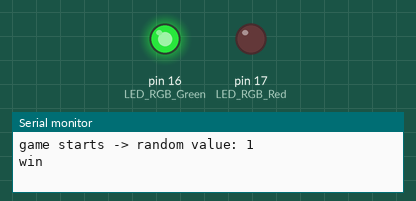
Simulated run of this sketch. Board: Arduino Uno, built with avr-gcc and run on an emulated ATmega328P. On the bench: output pins drawn as LEDs (lit = HIGH), the last lines printed to the serial monitor. Random numbers use the default seed unless the sketch sets one.

Above: at 0.1 s.
At 31.1 s:
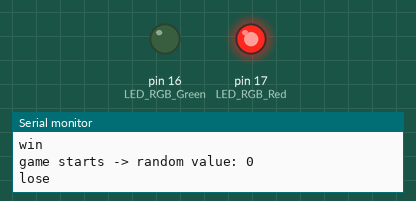
Timing chart, 0 to 36.5 s (numbered marks = the images above):
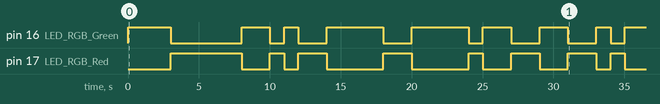

Measured:
- by itself, pin 16 (LED_RGB_Green): LOW → HIGH at 0.00 s, → LOW 3.0 s later, → HIGH 5.0 s later, → LOW 2.0 s later, … (17 changes in this stretch)
- by itself, pin 17 (LED_RGB_Red): LOW → HIGH at 3.0 s, → LOW 5.0 s later, → HIGH 2.0 s later, → LOW 1.0 s later, … (16 changes in this stretch)

The sketch:

FISH_Swimming-competition_Code_Solution_Task3.ino
```cpp
// LED
// GPIO
#define LED_RGB_Green 16
#define LED_RGB_Red 17

// light sensor
// GPIO
// set treshold for light sensor

// servomotor
// library
// GPIO
// PWM properties servomotor
// define servomotor angles

// command_servomotor(): give the angle to the function command_servomotor() and move to the servomotor to the servomotor_Angle
// convert 0-180 degrees to 0-65536

// global variables
char serialprint_buffer[100];

// setup the components
void setup()
{
  // setup LED as OUTPUT
  pinMode (LED_RGB_Green, OUTPUT);
  pinMode (LED_RGB_Red, OUTPUT);

  // setup the light sensor as INPUT

  // setup servomotor as OUTPUT
  // attach the channel to the GPIO to be controlled
  // define the PWM functionalities of the channel

  Serial.begin(9600);
  // setup the serial communication
}

void loop()
{
  // read the current light sensor value

  // If the light sensor value is equal of higher then the light treshold start the game.
  // generate a random value between 0 and 1
  int random_value = random(2);
  // print the random value into the serial monitor
  sprintf(serialprint_buffer, "game starts -> random value: %d", random_value);
  Serial.println(serialprint_buffer);

  // If the random value is eqaual to 1, the player "wins". Change the color of the fish to green and start the finray movement.
  if (random_value == 1) {
    // print "win" into the serial monitor
    Serial.println("win");
    // power on the green LED
    digitalWrite(LED_RGB_Green, HIGH);
    // power off the red LED
    digitalWrite(LED_RGB_Red, LOW);
    // create a movement of the servomotor to angle max and min
    delay(1000);
  }
  // If the random value is not eqaual to 1, the player "lose". Change the color of the fish to red and write "lose" into the serial monitor.
  else {
    // If the light sensor value is lower then the light treshold print "lose" in the serial monitor.
    Serial.println("lose");
    // power off the green LED
    digitalWrite(LED_RGB_Green, LOW);
    // power on the red LED
    digitalWrite(LED_RGB_Red, HIGH);
    delay(1000);
  }

  // power off the green and red LED
}
```
